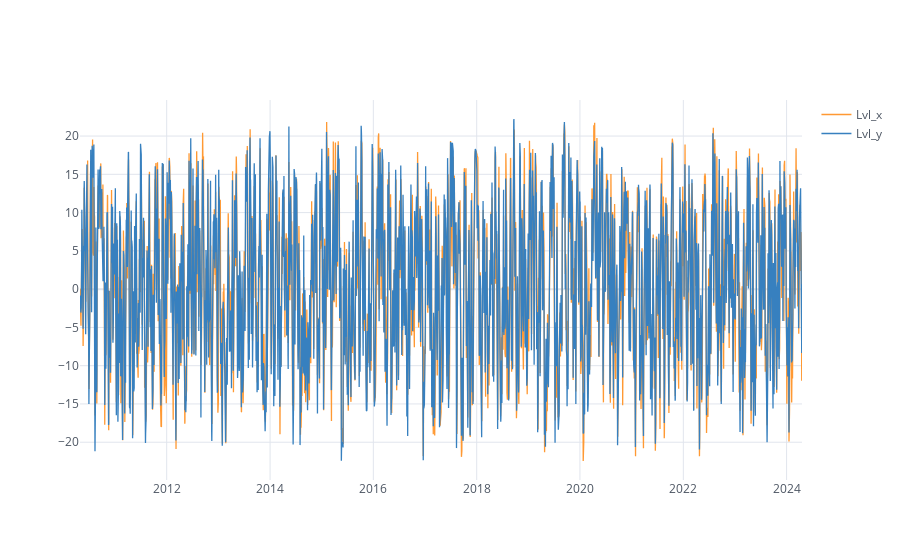

The notebook cell saved with this chart:
### Code cell
df = pd.merge(M.indicator["Open"].loc[:, "Lvl"], M.indicator["Close"].loc[:, "Lvl"], left_index = True, right_index = True)
df.iplot()

### Figure 1 — Plotly figure (JSON) as saved in the notebook; plotly's stock layout.template omitted (floating-point values rounded to 4 significant figures; data arrays with more than 128 entries replaced by an {"elided": "..."} marker saying what was removed)
{"data": [{"line": {"color": "rgba(255, 153, 51, 1.0)", "dash": "solid", "shape": "linear", "width": 1.3}, "mode": "lines", "name": "Lvl_x", "text": "", "x": {"elided": "3519 str values"}, "y": {"elided": "3519 float values"}, "type": "scatter"}, {"line": {"color": "rgba(55, 128, 191, 1.0)", "dash": "solid", "shape": "linear", "width": 1.3}, "mode": "lines", "name": "Lvl_y", "text": "", "x": {"elided": "3519 str values"}, "y": {"elided": "3519 float values"}, "type": "scatter"}], "layout": {"legend": {"bgcolor": "#FFFFFF", "font": {"color": "#4D5663"}}, "paper_bgcolor": "#FFFFFF", "plot_bgcolor": "#FFFFFF", "title": {"font": {"color": "#4D5663"}}, "xaxis": {"gridcolor": "#E1E5ED", "showgrid": true, "tickfont": {"color": "#4D5663"}, "title": {"font": {"color": "#4D5663"}, "text": ""}, "zerolinecolor": "#E1E5ED"}, "yaxis": {"gridcolor": "#E1E5ED", "showgrid": true, "tickfont": {"color": "#4D5663"}, "title": {"font": {"color": "#4D5663"}, "text": ""}, "zerolinecolor": "#E1E5ED"}}}
